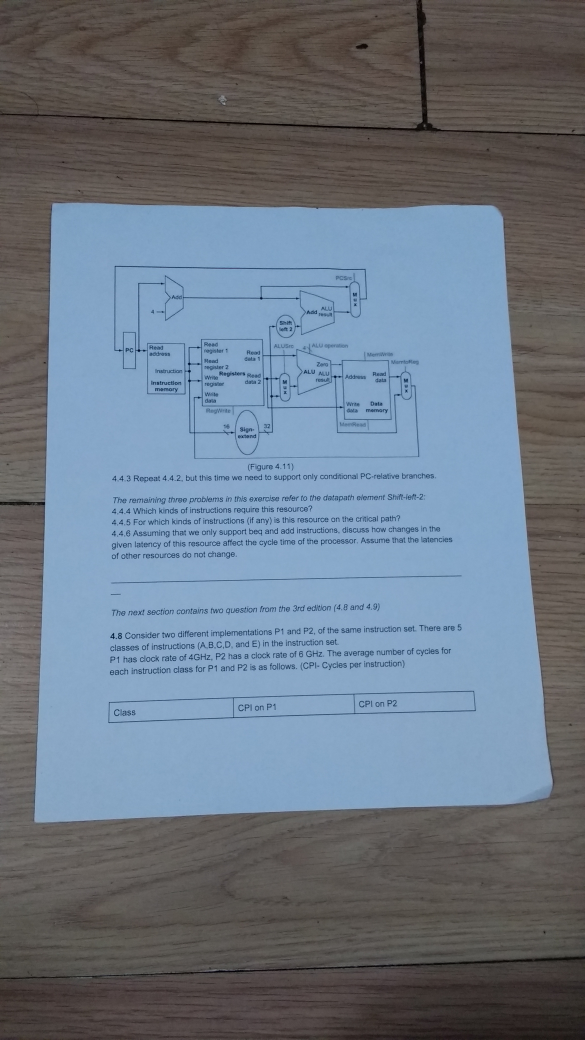
#> input picture newimgs/form4/fullempty.jpg, 2340 x 4160 px, found by its file name (shown at 1/4 size); the run also reads 1 picture not shown here
$ python mobilescanner_formfilling.py   (older library calls are emulated)
#> lines starting #> are read from the running program, lines starting #| are printed output that depends on the picture; after the words box and inside, x2 and y2 are one past the last pixel; in counts of white or black regions, pixels touching at a corner belong together
### mobilescanner_final_curr.py
from __future__ import division
#from pyimagesearch import imutils
from skimage.filters import threshold_adaptive, threshold_otsu, rank
from skimage.morphology import disk
import numpy as np
import argparse, math
import cv2, pdb, imutils, random
import matplotlib.pyplot as plt
#import thinning, time
from scipy import optimize
from sklearn.cluster import KMeans
from sklearn import linear_model

display=False

# [4 lines left out: function drawline, not called in this run]


def displayImg(img, display=display):
	if display:
		fig, ax = plt.subplots()
		plt.axis('off')
		#plt.axis('tight')
		if len(img.shape)==2:
			plt.imshow(img, cmap='gray')
		else:
			plt.imshow(img[...,::-1])
		for item in [fig, ax]:
			item.patch.set_visible(False)
		plt.show()

		#cv2.imshow('image', img)
		#cv2.waitKey(0)
		#cv2.destroyAllWindows()

def connectedCompSizeFilter(edges, percentile=0.02, maxcomps=30, percentile2=0.02, maxcomps2=30):
	ret, markers, stats, centroids = cv2.connectedComponentsWithStats(edges)

	compsize = {}
	for i in range(markers.shape[0]):
		for j in range(markers.shape[1]):
			compsize[markers[i,j]] = compsize.get(markers[i,j],0)+1

	componentsSizes = sorted(compsize.values(),reverse=True)[1:]  #leave the first one out, it belongs to the background probably

	cutoff = int(min(int(len(componentsSizes)*percentile), maxcomps))  #keep top percentile% lengths


	#the component should be long
	#tt = ([max(i[2],i[3]) for i in stats])
	tt = ([i[2]**2 + i[3]**2 for i in stats])
	ttt = sorted(tt, reverse=True)[1:]
	cutoff2 = int(min((len(ttt)*percentile2), maxcomps2))
	#print cutoff, cutoff2, 'dfdfd'
	markedForDeletion = []
	for k in compsize:   #markedForDeletion = [k for k in compsize if compsize[k] < cutoff]
		if compsize[k] < componentsSizes[cutoff] or tt[k] < ttt[cutoff2]:
			markedForDeletion += [k]

	markedForDeletion = set(markedForDeletion)  #'in' is much faster for set than list
	for i in range(edges.shape[0]):
		for j in range(edges.shape[1]):
			if markers[i,j] in markedForDeletion:
				edges[i,j] = 0

	return edges

def thinme(edges):  ##https://pypi.python.org/pypi/thinning  #thinning algorithm by Guo and Hall
	return None#thinning.guo_hall_thinning(edges)

# [21 lines left out: functions reducebits, w_choice, resample, not called in this run]

#assumptions:
#high contrast between paper edge and table
#quadrilateral paper (straight edges)
#paper is the largest quadrilateral
#all the paper edges are visible

#should handle:
#no corner markings required
#any angle and orientation
def findCorners(img, stitched=None):
	origshape = img.shape
	img = cv2.resize(img, (500, 500))
	gray = cv2.cvtColor(img, cv2.COLOR_BGR2GRAY)
	#gray = reducebits(gray, 4)
	#gray = cv2.equalizeHist(gray)
	displayImg(gray)
	gray = cv2.bilateralFilter(gray,5,35,35)
	displayImg(gray)
	#25, 35
	edges = cv2.Canny(gray,25,35)  #low thresholds give noisy edges, but we shall clean up edges later using connected components
	displayImg(edges)

	if stitched:
		th = 2
		aa = (cv2.cvtColor(img, cv2.COLOR_BGR2GRAY) == 0).astype(np.uint8) * 255
		#hacky... this is known from image stitching code
		displayImg(aa)
		rr = int(np.floor((449/784)*500))  #these constants are for C:\Ananya\umd\acads\sem2\ENEE631\project\code\python1\newimgs\form2\stitched_.png
		cc = int(np.floor((799/863)*500))  #run mobilescanner_partialform to get these numbers
		#rr = int(np.floor((449/899)*500))
		#cc = int(np.floor((799/924)*500))

		#aa[rr+5,:cc]=255
		#aa[rr-5,:cc]=255

		#aa[:rr, cc+2] = 255
		#aa[:rr, cc-2] = 255
		aa[rr,:cc]=255
		aa[:rr, cc] = 255
		aa[:rr, cc] = 255
		displayImg(aa)
		ttt = np.where(aa == 255)
		tt = np.where(edges == 255)
		cc =0
		for i,j in zip(tt[0], tt[1]):  #this loop is very timeconsuming
			print (cc, len(tt[0])); cc+=1
			for ii, jj in zip(ttt[0], ttt[1]):
				if abs(i - ii) < th and abs(j - jj) < th:
					edges[i, j] = 0
		displayImg(edges)


	edges = connectedCompSizeFilter(edges)
	displayImg(edges)


	cleanedgesmore = True
	if cleanedgesmore:
		#pdb.set_trace()
		edges = cv2.dilate(edges, np.ones((5, 5)))
		# [7 lines of commented-out code are left out]

	if False:
		ret, markers, stats, centroids = cv2.connectedComponentsWithStats(edges)
		print (ret)
		plt.imshow(markers)
		plt.show()

		minLineLength = 30 #50
		maxLineGap = 5
		lines = cv2.HoughLinesP(edges,1,np.pi/45,10,minLineLength,maxLineGap)
		pp = img.copy()
		for x in range(0, len(lines)):
			for x1,y1,x2,y2 in lines[x]:
				t = random.randint(0,2)
				aa = [0,0,0]; aa[t]=255
				cv2.line(pp,(x1,y1),(x2,y2),tuple(aa),2)
		displayImg(pp, True)
		#pdb.set_trace()


	cnts,_ = cv2.findContours(edges.copy(), cv2.RETR_LIST, cv2.CHAIN_APPROX_NONE)[-2:]
	cnts = sorted(cnts, key=cv2.contourArea, reverse=True)

	periTh = 0.05
	c = cnts[0]

	p = cv2.arcLength(c, True)
	approx = cv2.approxPolyDP(c, periTh * p, True)
	pp = img.copy()
	cv2.drawContours(pp,c,-1,(255,0,0),2)
	displayImg(pp)

	if len(approx) == 4:  #and area is large enuf
		corners = np.squeeze(approx)
	else:
		print ('didnt find contour')
		#method 1: just find bounding box
		rect = cv2.minAreaRect(c)
		corners = cv2.boxPoints(rect)
		corners1 = np.int0(corners)


		#method 2: using hough lines, and clustering and line fitting
		minLineLength = 30  # 50
		maxLineGap = 5
		contourimg = np.zeros((500,500), np.uint8)
		#pdb.set_trace()
		for i in range(c.shape[0]):
			contourimg[c[i,0,1], c[i,0,0]] = 255
		displayImg(contourimg)
		lines = cv2.HoughLinesP(contourimg, 1, np.pi / 90, 5, minLineLength, maxLineGap)
		linecoeffs = []; lineids = []
		#pdb.set_trace()
		for x in range(0, len(lines)):  #lines is of shape numlines,1,4
			for x1, y1, x2, y2 in lines[x]:
				if x1==x2:
					m = float('inf'); intrcpt = x1 #intercept is technically inf
					angl = math.atan2(1,0)
					length = math.sqrt((y2-y1)**2 + (x2-x1)**2)
				else:
					m = (y2-y1)/(x2-x1)
					intrcpt = y2 - m*x2
					angl = math.atan2(y2-y1, x2-x1)
					length = math.sqrt((y2-y1)**2 + (x2-x1)**2)
				linecoeffs += [(m, intrcpt, angl, length)]
				cv2.line(pp, (x1, y1), (x2, y2), (0,255,0), 2)
		displayImg(pp)

		#pdb.set_trace()
		#linecoeffs = resample(linecoeffs)

		mlist = [(kk[0],1000.0)[kk[0]==float('inf')] for kk in linecoeffs]
		mlist = cutlist(mlist, 0.1)
		mlist = [[kk] for kk in mlist]
		kmeans_m = KMeans(n_clusters=2, init='k-means++', max_iter=300).fit(mlist)
		m_clusters = [[], []]
		for x in range(0, len(linecoeffs)):
			tmpp = linecoeffs[x][0]
			if kmeans_m.predict((tmpp,1000.0)[tmpp==float('inf')])[0]==0:
				m_clusters[0] += [x]
			else:
				m_clusters[1] += [x]


		finalLines = {}
		for m_clusterid, m_cluster in enumerate(m_clusters):
			#now find 2 clusters of c
			clist = [linecoeffs[lineid][1] for lineid in m_cluster]
			clist = cutlist(clist, 0.1)
			clist = [[kk] for kk in clist]
			kmeans_c = KMeans(n_clusters=2, init='k-means++', max_iter=300).fit(clist)
			c_clusters = [[], []]
			for lineid in m_cluster:
				if kmeans_c.predict([[linecoeffs[lineid][1]]])[0]==0:
					c_clusters[0] += [lineid]
				else:
					c_clusters[1] += [lineid]
			finalLines[(m_clusterid, 0)] = c_clusters[0]
			finalLines[(m_clusterid, 1)] = c_clusters[1]
		#pdb.set_trace()

		cnt = 0
		coll = [(0, 255, 0), (0, 255, 255), (255, 255, 0), (255, 0, 0)]
		lineeqdict = {}
		for finalline in finalLines:
			xlist = []; ylist = []
			for lineid in finalLines[finalline]:
				x1, y1, x2, y2 = lines[lineid][0]
				xlist += [x1, x2]
				ylist += [y1, y2]
				cv2.circle(pp, (x1, y1), 5, coll[cnt])
				cv2.circle(pp, (x2, y2), 5, coll[cnt])
			cnt += 1
			lineeqdict[finalline] = ransacfit(ylist, xlist)  #np.polyfit(ylist, xlist, 1)...ransac fits noisy data better
			#plt.plot(xlist, ylist, 'b*');plt.show()
			drawline(pp, lineeqdict[finalline], 2)
		p1 = solvelineq(lineeqdict[0,0],lineeqdict[1,0])
		p2 = solvelineq(lineeqdict[1,0], lineeqdict[0,1])
		p3 = solvelineq(lineeqdict[0,1], lineeqdict[1,1])
		p4 = solvelineq(lineeqdict[1,1], lineeqdict[0,0])
		corners2 = np.array([p1, p2, p3, p4])

		displayImg(pp)

		#select which one to use, corners1 or corners2?
		inbounds = lambda n : n>=0 and n<500
		checkCorners = lambda cornerslist : all([inbounds(i[0]) and inbounds(i[1]) for i in cornerslist])
		if not(checkCorners(corners1) and cv2.isContourConvex(corners1)):
			if not(checkCorners(corners2) and cv2.isContourConvex(corners2)):
				print ('both are bad')   #both are bad
				corners = corner1
			else:
				corners = corners2  #1 is bad, 2 is good
		else:
			if not(checkCorners(corners2) and cv2.isContourConvex(corners2)):
				corners = corners1   #1 is good, 2 is bad
			else:
				corners = corners1 if cv2.contourArea(corners1) > cv2.contourArea(corners1) else corners2 #both are good

	for i in corners:
		cv2.circle(pp, (i[0], i[1]), 5, (255,255,0), -1)
	displayImg(pp)

	scx = origshape[1]/500
	scy = origshape[0]/500
	return np.array([(int(scx*i[0]), int(scy*i[1])) for i in corners])

# [10 lines left out: functions cutlist, solvelineq, not called in this run]

def dist(p1, p2):
	return np.linalg.norm(np.array(p1) - np.array(p2))

# [5 lines left out: function ransacfit, not called in this run]

def order_points(pts):  #from here http://www.pyimagesearch.com/2014/08/25/4-point-opencv-getperspective-transform-example/
	# initialzie a list of coordinates that will be ordered
	# such that the first entry in the list is the top-left,
	# the second entry is the top-right, the third is the
	# bottom-right, and the fourth is the bottom-left
	rect = np.zeros((4, 2), dtype = "float32")

	# the top-left point will have the smallest sum, whereas
	# the bottom-right point will have the largest sum
	s = pts.sum(axis = 1)
	rect[0] = pts[np.argmin(s)]
	rect[2] = pts[np.argmax(s)]

	# now, compute the difference between the points, the
	# top-right point will have the smallest difference,
	# whereas the bottom-left will have the largest difference
	diff = np.diff(pts, axis = 1)
	rect[1] = pts[np.argmin(diff)]
	rect[3] = pts[np.argmax(diff)]

	# return the ordered coordinates
	return rect

def histeq_colimg(img, histeq=True):
	yuv = cv2.cvtColor(img, cv2.COLOR_BGR2YUV)
	if histeq:
		yuv[:,:,0] = cv2.equalizeHist(yuv[:,:,0])
	else:
		clahe = cv2.createCLAHE(clipLimit=2.0, tileGridSize=(8,8))
		yuv[:,:,0] = clahe.apply(yuv[:,:,0])
	return cv2.cvtColor(yuv, cv2.COLOR_YUV2BGR)


def gammaTransform(img, gamma):
	img = cv2.pow(img/255.0, gamma)
	return np.uint8(img*255)

def postprocess(img):
	img = cv2.cvtColor(img, cv2.COLOR_BGR2GRAY)
	gray = cv2.bilateralFilter(img,5,35,35)
	# [12 lines of commented-out code are left out]
	block_size = 35
	tmp = threshold_adaptive(gray, block_size, offset=10)
	th2 = 255*tmp.astype(np.uint8)
	# [10 lines of commented-out code are left out]
	thtmp = th2.copy()
	thtmp = 255 - thtmp
	thtmp = cv2.dilate(thtmp, np.ones((4, 4)))
	thtmp = 255 - thtmp

	#displayImg(thtmp, True)

	#pdb.set_trace()

	th1 = thtmp.copy()
	idxs = np.where(th1 == 0)
	for i,j in zip(idxs[0], idxs[1]):
		th1[i,j] = gray[i,j]

	#cleanupborder()
	#medfil = cv2.medianBlur(th2,3)
	#medfil = cv2.medianBlur(th1,3)
	return th2, th1

def normalizeImg(imgname, disp=False, stitched=False, outsize=None):
	img = cv2.imread(imgname) if type(imgname)==type('a') else imgname
	corners = order_points(findCorners(img, stitched))
	pp = img.copy()
	for i in corners:
		cv2.circle(pp, (i[0], i[1]), 10, (255,255,0), -1)
	displayImg(pp, disp)


	if outsize is None:
		maxWidth = int(dist(corners[0], corners[1]))
		maxHeight = int(dist(corners[1], corners[2]))
	else:
		maxWidth, maxHeight = outsize
	dst = np.array([
		[0, 0],
		[maxWidth - 1, 0],
		[maxWidth - 1, maxHeight - 1],
		[0, maxHeight - 1]], dtype="float32")
	#pdb.set_trace()
	M = cv2.getPerspectiveTransform(corners.astype(np.float32), dst)
	#pdb.set_trace()
	warped = cv2.warpPerspective(img, M, (maxWidth, maxHeight))
	img = cv2.cvtColor(warped, cv2.COLOR_BGR2GRAY)
	eqimg = cv2.equalizeHist(img)
	#print ("entering here")
	displayImg(eqimg, disp)
	#displayImg(eqimg, True)
	#print ("entering here1")
	clahe = cv2.createCLAHE(clipLimit=2.0, tileGridSize=(8,8))
	cl1 = clahe.apply(img)
	#print ("entering here2")
	#displayImg(cl1, disp)
	displayImg(cl1, disp)
	#print ("entering here3")
	finalimg1, finalimg2 = postprocess(warped)
	displayImg(finalimg1, disp)
	displayImg(finalimg2, disp)
	#displayImg(finalimg1, True)
	#displayImg(finalimg2, True)


	#print ('xxxx')
	displayImg((warped), disp)
	#print ('xxxxyyyy')
	#pdb.set_trace()
	displayImg(histeq_colimg(warped), disp)
	#print ('xxxxyyyyzzzz')
	displayImg(histeq_colimg(warped, False), disp)
	#pdb.set_trace()

	return warped, finalimg1


#TODO: try dbscan iinstead of kmeans
#please comment the below lines when running the files  mobilescanner_formfilling.py, mobilescanner_partialform.py
'''
x,y = normalizeImg('sample1.jpg'); displayImg(x, True); displayImg(y, True)
x,y = normalizeImg('sample4.jpg'); displayImg(x, True); displayImg(y, True)  #full contour
x,y = normalizeImg('sample5.jpg'); displayImg(x, True); displayImg(y, True)  #full contour
x,y = normalizeImg('.\\newimgs\\form2\\fullempty.jpg'); displayImg(x, True); displayImg(y, True)
x,y = normalizeImg('.\\newimgs\\form2\\fullfilled.jpg'); displayImg(x, True); displayImg(y, True)

x,y = normalizeImg('.\\newimgs\\form1\\fullempty.jpg'); displayImg(x, True); displayImg(y, True)
x,y = normalizeImg('.\\newimgs\\form1\\fullfilled.jpg'); displayImg(x, True); displayImg(y, True)
#normalizeImg('form.jpg')

#normalizeImg('.\\newimgs\\form2\\fullempty.jpg')

if True:
	aa = normalizeImg('.\\newimgs\\form2\\stitched_.png', stitched=True)
	displayImg(aa[0], True)
	displayImg(aa[1], True)
	#pdb.set_trace()

'''
#for partial form... to detect quadrilateral contour ...  add a border on the image?

### mobilescanner_formfilling.py
from mobilescanner_final_curr import *
import cv2, pytesseract
from PIL import Image

def checkFullness(bwimg):
	#print (np.sum(bwimg == 255), float(np.prod(bwimg.shape)), 'fff')
	return (np.sum(bwimg == 255)/float(np.prod(bwimg.shape)))  #check percentage of white pixels

# [17 lines left out: function skeleton, not called in this run]

def checkClosenessToBoundary(box, imgshape):
	v1 = box[0]; v2 = box[1]
	if v1[0] == 0 or v1[1] == 0 or v2[0] == 0 or v2[1] == 0:
		return True
	if v1[0] == imgshape[1] or v2[0] == imgshape[1]:
		return True
	if v1[1] == imgshape[0] or v2[1] == imgshape[0]:
		return True
	return False

def getTextBoxes(empty1, empty2, dim1):
	#note: non square structuring element to join characters together
	tmpp = 255 - empty2
	#displayImg(tmpp, True)
	#tmpp = skeleton(tmpp)
	displayImg(tmpp, True)
	#tmpp = cv2.erode(tmpp, np.ones((4,4)))
	#displayImg(tmpp, True)
	#print ('hsdkjshsd')
	dilatedEmpty = cv2.dilate(tmpp, np.ones((1, int(np.round(dim1/90.)))))  #int(np.round(dim0/500.))
	displayImg(dilatedEmpty, True)
	#print ('eghtdhg')

	textregionsInEmpty = empty1.copy()
	ret, markers, stats, centroids = cv2.connectedComponentsWithStats(dilatedEmpty)
	textrects = []; otherrects = []
	for k in range(ret):
		if stats[k][2]>0.75*stats[k][3]: #if width>height
		#if not (stats[k][3])
			if stats[k][2]>dim1/40:  #if sufficiently wide
				if stats[k][-1] > 0.00005*np.prod(dilatedEmpty.shape):  #area > a certain threshold // 0.00004
					v1 = (stats[k][0], stats[k][1])  #top left corner of rectangle enclosing this connected component
					v2 = (v1[0]+stats[k][2], v1[1]+stats[k][3])  #bottom right corner
					x = checkFullness(dilatedEmpty[v1[1]:v2[1], v1[0]:v2[0]])#, stats[k][-1]
					if not checkClosenessToBoundary([v1, v2], empty1.shape):  #is the box too close to the boundary..then its probably edges of the paper
						if x > 0.5:
							cv2.rectangle(textregionsInEmpty, v1, v2, (0, 255, 0), 5)
							textimg = empty1[v1[1]:v2[1], v1[0]:v2[0], :]
							#displayImg(textimg, True)
							#try:
							text = pytesseract.image_to_string(Image.fromarray(textimg, 'RGB'))
							print (text)
							#except ValueError:
								#print ('failed')
							#print(text)
							textrects += [(v1, v2)]
						else:
							cv2.rectangle(textregionsInEmpty, v1, v2, (255, 0, 0), 5)
							otherrects += [(v1, v2)]

	displayImg(textregionsInEmpty, True)
	return textrects, otherrects


def area(box):
	return abs(box[1][0]-box[0][0])*abs(box[1][1]-box[0][1])

'''
def findMatch(box, textrectsE, dims):
	areaTh = None
	cornerTh = None
	for b in textrectsE:
		if abs(area(box)-area(b)) < areaTh:
			if abs(box[0][0]-b[0][0]) < cornerTh:
				if abs(box[0][1] - b[0][1]) < cornerTh:
					if abs(box[1][0] - b[1][0]) < cornerTh:
						if abs(box[1][1] - b[1][1]) < cornerTh:
							return b
'''

# [47 lines left out: functions iou, findMatch, matchboxes, regionOfInterest, not called in this run]

#run 'chcp 65001' on terminal
def formFilling(empty, filled):
	if False:
		dim1 = 1500; dim0 = 2000
		emptyNorm1, emptyNorm2 = normalizeImg(empty, outsize=[dim1, dim0])
		filledNorm1, filledNorm2 = normalizeImg(filled, outsize=[dim1, dim0])
	else:
		emptyNorm1, emptyNorm2 = normalizeImg(empty)
#> in normalizeImg, img is the input picture: shape (4160, 2340, 3); mean B, G, R 132.6, 119.3, 107.7
#> in findCorners, `img = cv2.resize(img, (500, 500))`:
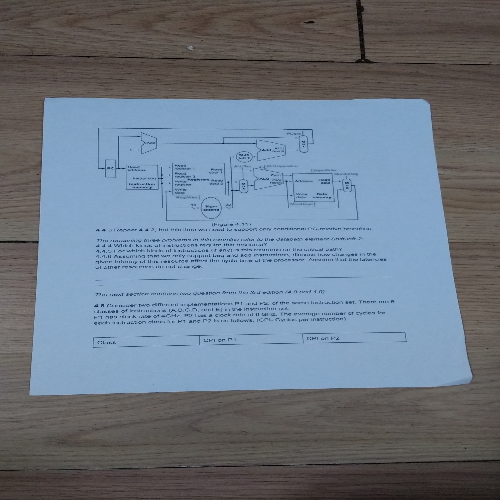
#> img: shape (500, 500, 3); mean of channels 0, 1, 2 132.5, 119.2, 107.6; drawn as B, G, R
#> in findCorners, `gray = cv2.cvtColor(img, cv2.COLOR_BGR2GRAY)`:
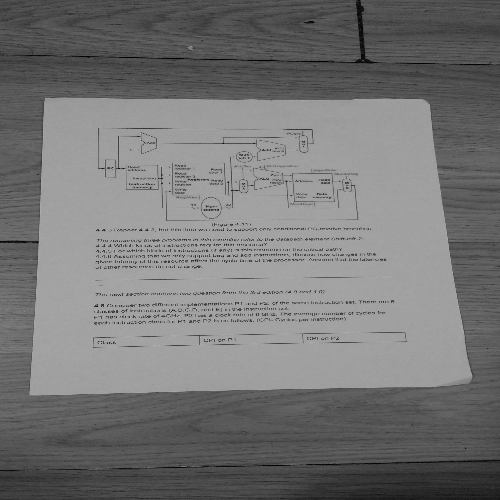
#> gray: shape (500, 500); min 0, max 183, mean 117.3
#> in findCorners, `edges = cv2.Canny(gray,25,35)`:
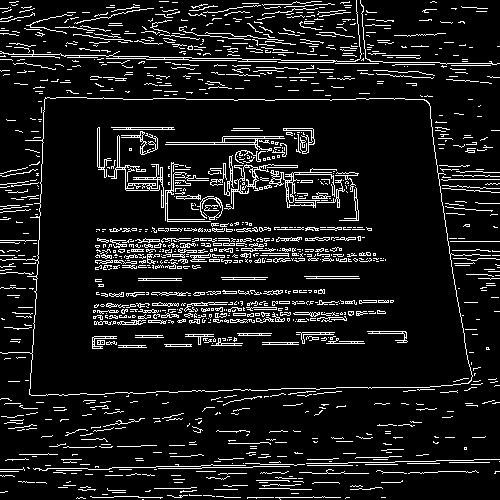
#> edges: shape (500, 500); 9.8% white in thin lines or dots
#> in connectedCompSizeFilter, `ret, markers, stats, centroids = cv2.connectedComponentsWithStats(edges)`:
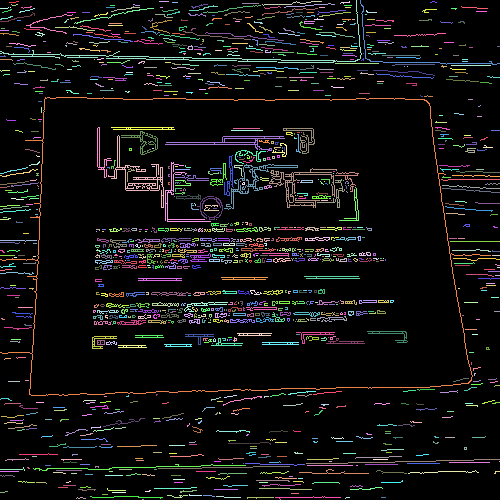
#> markers: shape (500, 500) int32; 1199 distinct labels, from 0 to 1198; one colour per label, 0 black
#> in connectedCompSizeFilter, `ret, markers, stats, centroids = cv2.connectedComponentsWithStats(edges)`: ret = 1199; stats = 1199 rows, first 6: [0, 0, 500, 500, 225473], [9, 1, 10, 2, 10], [159, 1, 10, 1, 10], [262, 1, 60, 5, 60], [340, 1, 10, 3, 12], [0, 0, 362, 63, 755]; centroids = 1199 pairs, first value 2.14 to 499, second value 1 to 499
#> after the loop in connectedCompSizeFilter, `for i in range(markers.shape[0]):`: compsize = 1199 items
#> in connectedCompSizeFilter, `componentsSizes = sorted(compsize.values(),reverse=True)[1:]`: componentsSizes = 1198 values, max 1571 at index 0, min 1 at index 1141, mean 20.47
#> in connectedCompSizeFilter, `cutoff = int(min(int(len(componentsSizes)*percentile), maxcomps))`: cutoff = 23
#> in connectedCompSizeFilter, `tt = ([i[2]**2 + i[3]**2 for i in stats])`: tt = 1199 values, max 500000 at index 0, min 2 at index 19, mean 1233.7
#> in connectedCompSizeFilter, `ttt = sorted(tt, reverse=True)[1:]`: ttt = 1198 values, max 330482 at index 0, min 2 at index 1141, mean 817.4
#> in connectedCompSizeFilter, `cutoff2 = int(min((len(ttt)*percentile2), maxcomps2))`: cutoff2 = 23
#> the loop in connectedCompSizeFilter, `for k in compsize:` made 1199 passes
#> (k, markedForDeletion) on passes 4, 5, 6, 7, 15, 19: (1, [1]), (2, [1, 2]), (3, [1, 2, 3]), (4, [1, 2, 3, 4]), (12, [1, 2, 3, 4, 7, 8, 9, 10, 11, 13, 14, 12]), (20, [1, 2, 3, 4, 7, 8, 9, 10, 11, 13, 14, 12, 15, 16, 17, 20])
#> after the loop in connectedCompSizeFilter, `for k in compsize:`: markedForDeletion = 1186 values, max 1198 at index 1185, min 1 at index 0, mean 600.5
#> in connectedCompSizeFilter, `markedForDeletion = set(markedForDeletion)  #'in' is much faster for s..`: markedForDeletion = 1186 items
#> after the loop in connectedCompSizeFilter, `for i in range(edges.shape[0]):`:
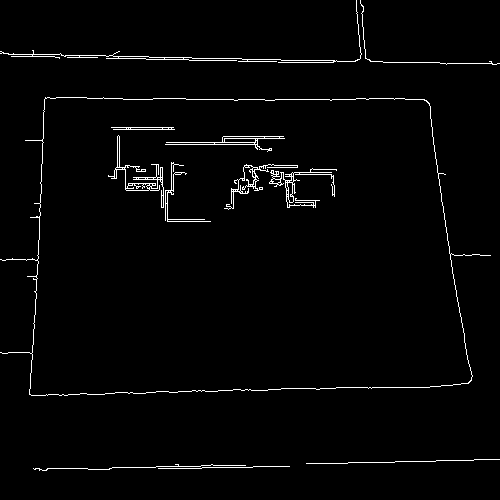
#> edges: shape (500, 500); 2.1% white in thin lines or dots
#> in findCorners, `edges = cv2.dilate(edges, np.ones((5, 5)))`:
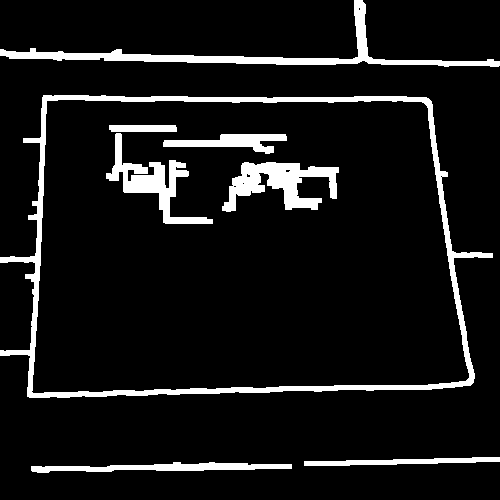
#> edges: shape (500, 500); 8.8% white; 8 white regions
#> in findCorners, `cnts,_ = cv2.findContours(edges.copy(), cv2.RETR_LIST, cv2.CHAIN_APPRO..`: cnts = 15 contours, 6 with area under 20; largest, box (x1, y1, x2, y2) and area: (0, 95, 493, 398) 123542, (31, 99, 470, 394) 116706, (0, 0, 500, 67) 3372, (222, 162, 339, 212) 2668, (106, 133, 213, 224) 2210
#> in findCorners, `c = cnts[0]`: c = contour of 1700 points, box (x1, y1, x2, y2) (0, 95, 493, 398), area 123542
#> in findCorners, `p = cv2.arcLength(c, True)`: p = 1760.5
#> in findCorners, `approx = cv2.approxPolyDP(c, periTh * p, True)`: approx = [[43, 95], [27, 396], [473, 382], [428, 98]]
#> in findCorners, `cv2.drawContours(pp,c,-1,(255,0,0),2)`:
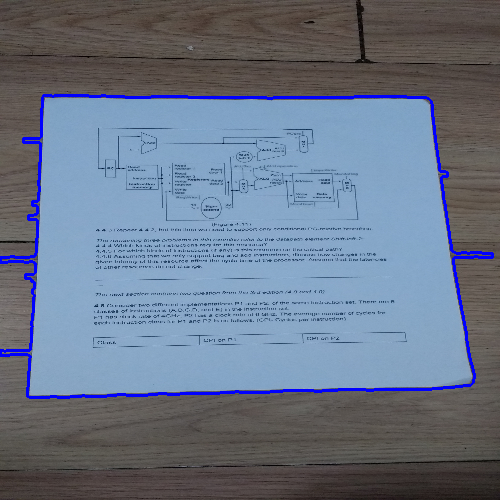
#> pp: shape (500, 500, 3); 2.03% of pixels changed, all inside (x1, y1, x2, y2) = (0, 94, 494, 399); drawn as B, G, R
#> the loop in findCorners, `for i in corners:` made 4 passes
#> (the rest of the program and of its run is left out)
